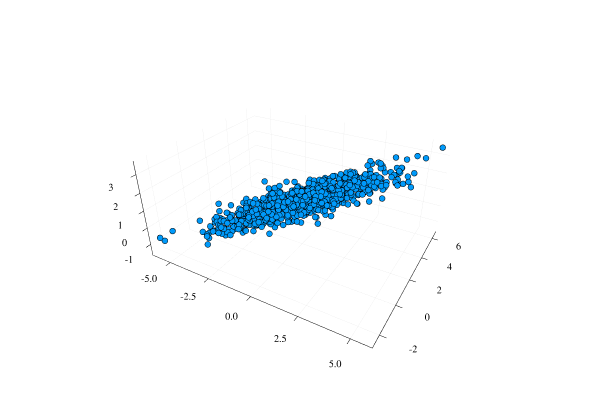

The notebook cell saved with this chart:
### Markdown cell above
## Problem 2

Come up with a scheme for taking a three-dimensional ellipsoidal point cloud and identifying the axes of the ellipsoid.

### Code cell
X = rand(MvNormal([0.0, 2, 1], [3.0 2 1; 2 2 0.5; 1 0.5 0.6]), 1000)'
plotlyjs()
scatter(X[:, 1], X[:, 2], X[:, 3], legend = false, ms = 1, msw = 0.5)

### Figure 1 — Plotly figure (JSON) as saved in the notebook; plotly's stock layout.template omitted (floating-point values rounded to 4 significant figures; data arrays with more than 128 entries replaced by an {"elided": "..."} marker saying what was removed)
{"data": [{"colorbar": {"title": ""}, "hoverinfo": "text", "legendgroup": "y1", "marker": {"color": "rgba(0, 154, 250, 1.000)", "line": {"color": "rgba(0, 0, 0, 1.000)", "width": 0.5}, "size": 2, "symbol": "circle"}, "mode": "markers", "name": "y1", "showlegend": true, "text": {"elided": "1000 null values"}, "type": "scatter3d", "x": {"elided": "1000 float values"}, "xaxis": "x1", "y": {"elided": "1000 float values"}, "yaxis": "y1", "z": {"elided": "1000 float values"}, "zmax": 0.1, "zmin": -0.1}], "layout": {"annotations": [], "height": 400, "margin": {"b": 20, "l": 0, "r": 0, "t": 20}, "paper_bgcolor": "rgba(255, 255, 255, 1.000)", "plot_bgcolor": "rgba(255, 255, 255, 1.000)", "scene": {"camera": {"eye": {"x": 1.126, "y": -1.95, "z": 1.3}}, "xaxis": {"anchor": "y1", "domain": [0.03619, 0.9934], "gridcolor": "rgba(0, 0, 0, 0.100)", "gridwidth": 0.5, "linecolor": "rgba(0, 0, 0, 1.000)", "mirror": false, "range": [-6.232, 5.961], "showgrid": true, "showline": true, "showticklabels": true, "tickangle": 0, "tickcolor": "rgb(0, 0, 0)", "tickfont": {"color": "rgba(0, 0, 0, 1.000)", "family": "sans-serif", "size": 11}, "tickmode": "array", "ticks": "inside", "ticktext": ["-5.0", "-2.5", "0.0", "2.5", "5.0"], "tickvals": [-5, -2.5, 0, 2.5, 5], "title": "", "titlefont": {"color": "rgba(0, 0, 0, 1.000)", "family": "sans-serif", "size": 15}, "type": "-", "visible": true, "zeroline": false, "zerolinecolor": "rgba(0, 0, 0, 1.000)"}, "yaxis": {"anchor": "x1", "domain": [0.03762, 0.9902], "gridcolor": "rgba(0, 0, 0, 0.100)", "gridwidth": 0.5, "linecolor": "rgba(0, 0, 0, 1.000)", "mirror": false, "range": [-2.782, 6.771], "showgrid": true, "showline": true, "showticklabels": true, "tickangle": 0, "tickcolor": "rgb(0, 0, 0)", "tickfont": {"color": "rgba(0, 0, 0, 1.000)", "family": "sans-serif", "size": 11}, "tickmode": "array", "ticks": "inside", "ticktext": ["-2", "0", "2", "4", "6"], "tickvals": [-2, 0, 2, 4, 6], "title": "", "titlefont": {"color": "rgba(0, 0, 0, 1.000)", "family": "sans-serif", "size": 15}, "type": "-", "visible": true, "zeroline": false, "zerolinecolor": "rgba(0, 0, 0, 1.000)"}, "zaxis": {"gridcolor": "rgba(0, 0, 0, 0.100)", "gridwidth": 0.5, "linecolor": "rgba(0, 0, 0, 1.000)", "mirror": false, "range": [-1.687, 3.694], "showgrid": true, "showline": true, "showticklabels": true, "tickangle": 0, "tickcolor": "rgb(0, 0, 0)", "tickfont": {"color": "rgba(0, 0, 0, 1.000)", "family": "sans-serif", "size": 11}, "tickmode": "array", "ticks": "inside", "ticktext": ["-1", "0", "1", "2", "3"], "tickvals": [-1, 0, 1, 2, 3], "title": "", "titlefont": {"color": "rgba(0, 0, 0, 1.000)", "family": "sans-serif", "size": 15}, "type": "-", "visible": true, "zeroline": false, "zerolinecolor": "rgba(0, 0, 0, 1.000)"}}, "showlegend": false, "width": 600}}
